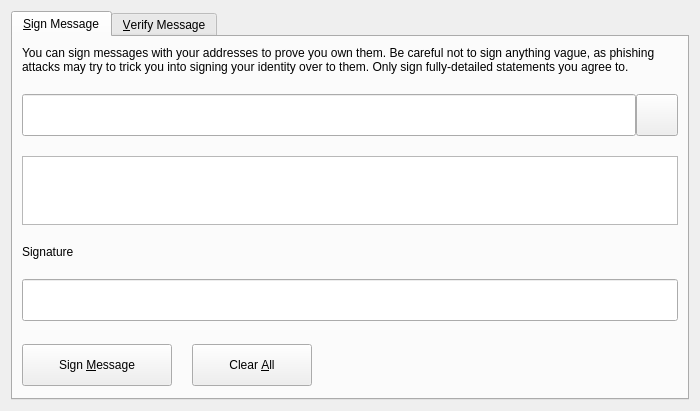
<?xml version="1.0" encoding="UTF-8"?>
<ui version="4.0">
 <class>SignVerifyMessageDialog</class>
 <widget class="QDialog" name="SignVerifyMessageDialog">
  <property name="geometry">
   <rect>
    <x>0</x>
    <y>0</y>
    <width>700</width>
    <height>411</height>
   </rect>
  </property>
  <property name="windowTitle">
   <string>Signatures - Sign / Verify a Message</string>
  </property>
  <property name="modal">
   <bool>true</bool>
  </property>
  <layout class="QVBoxLayout" name="verticalLayout">
   <item>
    <widget class="QTabWidget" name="tabWidget">
     <property name="currentIndex">
      <number>0</number>
     </property>
     <widget class="QWidget" name="tabSignMessage">
      <attribute name="title">
       <string>&amp;Sign Message</string>
      </attribute>
      <layout class="QVBoxLayout" name="verticalLayout_SM">
       <property name="spacing">
        <number>20</number>
       </property>
       <item>
        <widget class="QLabel" name="infoLabel_SM">
         <property name="text">
          <string>You can sign messages with your addresses to prove you own them. Be careful not to sign anything vague, as phishing attacks may try to trick you into signing your identity over to them. Only sign fully-detailed statements you agree to.</string>
         </property>
         <property name="textFormat">
          <enum>Qt::PlainText</enum>
         </property>
         <property name="wordWrap">
          <bool>true</bool>
         </property>
        </widget>
       </item>
       <item>
        <layout class="QHBoxLayout" name="horizontalLayout_1_SM">
         <property name="spacing">
          <number>0</number>
         </property>
         <item>
          <widget class="QValidatedLineEdit" name="addressIn_SM">
           <property name="minimumSize">
            <size>
             <width>0</width>
             <height>42</height>
            </size>
           </property>
           <property name="toolTip">
            <string>The OneWorld address to sign the message with</string>
           </property>
          </widget>
         </item>
         <item>
          <widget class="QPushButton" name="addressBookButton_SM">
           <property name="minimumSize">
            <size>
             <width>42</width>
             <height>42</height>
            </size>
           </property>
           <property name="toolTip">
            <string>Choose previously used address</string>
           </property>
           <property name="text">
            <string/>
           </property>
           <property name="icon">
            <iconset resource="../oneworld.qrc">
             <normaloff>:/icons/search</normaloff>:/icons/search</iconset>
           </property>
           <property name="iconSize">
            <size>
             <width>20</width>
             <height>20</height>
            </size>
           </property>
           <property name="shortcut">
            <string>Alt+A</string>
           </property>
           <property name="autoDefault">
            <bool>false</bool>
           </property>
          </widget>
         </item>
         <item>
          <widget class="QPushButton" name="pasteButton_SM">
           <property name="maximumSize">
            <size>
             <width>0</width>
             <height>16777215</height>
            </size>
           </property>
           <property name="toolTip">
            <string>Paste address from clipboard</string>
           </property>
           <property name="text">
            <string/>
           </property>
           <property name="icon">
            <iconset resource="../oneworld.qrc">
             <normaloff>:/icons/editpaste</normaloff>:/icons/editpaste</iconset>
           </property>
           <property name="shortcut">
            <string>Alt+P</string>
           </property>
           <property name="autoDefault">
            <bool>false</bool>
           </property>
          </widget>
         </item>
        </layout>
       </item>
       <item>
        <widget class="QPlainTextEdit" name="messageIn_SM">
         <property name="toolTip">
          <string>Enter the message you want to sign here</string>
         </property>
        </widget>
       </item>
       <item>
        <widget class="QLabel" name="signatureLabel_SM">
         <property name="text">
          <string>Signature</string>
         </property>
         <property name="textFormat">
          <enum>Qt::PlainText</enum>
         </property>
        </widget>
       </item>
       <item>
        <layout class="QHBoxLayout" name="horizontalLayout_2_SM">
         <property name="spacing">
          <number>0</number>
         </property>
         <item>
          <widget class="QLineEdit" name="signatureOut_SM">
           <property name="minimumSize">
            <size>
             <width>0</width>
             <height>42</height>
            </size>
           </property>
           <property name="font">
            <font>
             <italic>true</italic>
            </font>
           </property>
           <property name="readOnly">
            <bool>true</bool>
           </property>
          </widget>
         </item>
         <item>
          <widget class="QPushButton" name="copySignatureButton_SM">
           <property name="maximumSize">
            <size>
             <width>0</width>
             <height>16777215</height>
            </size>
           </property>
           <property name="toolTip">
            <string>Copy the current signature to the system clipboard</string>
           </property>
           <property name="text">
            <string/>
           </property>
           <property name="icon">
            <iconset resource="../oneworld.qrc">
             <normaloff>:/icons/editcopy</normaloff>:/icons/editcopy</iconset>
           </property>
           <property name="autoDefault">
            <bool>false</bool>
           </property>
          </widget>
         </item>
        </layout>
       </item>
       <item>
        <layout class="QHBoxLayout" name="horizontalLayout_3_SM">
         <property name="spacing">
          <number>20</number>
         </property>
         <item>
          <widget class="QPushButton" name="signMessageButton_SM">
           <property name="minimumSize">
            <size>
             <width>150</width>
             <height>42</height>
            </size>
           </property>
           <property name="toolTip">
            <string>Sign the message to prove you own this OneWorld address</string>
           </property>
           <property name="text">
            <string>Sign &amp;Message</string>
           </property>
           <property name="autoDefault">
            <bool>false</bool>
           </property>
          </widget>
         </item>
         <item>
          <widget class="QPushButton" name="clearButton_SM">
           <property name="minimumSize">
            <size>
             <width>120</width>
             <height>42</height>
            </size>
           </property>
           <property name="toolTip">
            <string>Reset all sign message fields</string>
           </property>
           <property name="text">
            <string>Clear &amp;All</string>
           </property>
           <property name="autoDefault">
            <bool>false</bool>
           </property>
          </widget>
         </item>
         <item>
          <spacer name="horizontalSpacer_1_SM">
           <property name="orientation">
            <enum>Qt::Horizontal</enum>
           </property>
           <property name="sizeHint" stdset="0">
            <size>
             <width>40</width>
             <height>48</height>
            </size>
           </property>
          </spacer>
         </item>
         <item>
          <widget class="QLabel" name="statusLabel_SM">
           <property name="font">
            <font>
             <weight>75</weight>
             <bold>true</bold>
            </font>
           </property>
           <property name="text">
            <string/>
           </property>
           <property name="wordWrap">
            <bool>true</bool>
           </property>
          </widget>
         </item>
         <item>
          <spacer name="horizontalSpacer_2_SM">
           <property name="orientation">
            <enum>Qt::Horizontal</enum>
           </property>
           <property name="sizeHint" stdset="0">
            <size>
             <width>40</width>
             <height>48</height>
            </size>
           </property>
          </spacer>
         </item>
        </layout>
       </item>
      </layout>
     </widget>
     <widget class="QWidget" name="tabVerifyMessage">
      <attribute name="title">
       <string>&amp;Verify Message</string>
      </attribute>
      <layout class="QVBoxLayout" name="verticalLayout_VM">
       <property name="spacing">
        <number>20</number>
       </property>
       <item>
        <widget class="QLabel" name="infoLabel_VM">
         <property name="text">
          <string>Enter the signing address, message (ensure you copy line breaks, spaces, tabs, etc. exactly) and signature below to verify the message. Be careful not to read more into the signature than what is in the signed message itself, to avoid being tricked by a man-in-the-middle attack.</string>
         </property>
         <property name="textFormat">
          <enum>Qt::PlainText</enum>
         </property>
         <property name="alignment">
          <set>Qt::AlignLeading|Qt::AlignLeft|Qt::AlignTop</set>
         </property>
         <property name="wordWrap">
          <bool>true</bool>
         </property>
        </widget>
       </item>
       <item>
        <layout class="QHBoxLayout" name="horizontalLayout_1_VM">
         <property name="spacing">
          <number>0</number>
         </property>
         <item>
          <widget class="QValidatedLineEdit" name="addressIn_VM">
           <property name="minimumSize">
            <size>
             <width>0</width>
             <height>42</height>
            </size>
           </property>
           <property name="toolTip">
            <string>The OneWorld address the message was signed with</string>
           </property>
          </widget>
         </item>
         <item>
          <widget class="QPushButton" name="addressBookButton_VM">
           <property name="minimumSize">
            <size>
             <width>42</width>
             <height>42</height>
            </size>
           </property>
           <property name="toolTip">
            <string>Choose previously used address</string>
           </property>
           <property name="text">
            <string/>
           </property>
           <property name="icon">
            <iconset resource="../oneworld.qrc">
             <normaloff>:/icons/search</normaloff>:/icons/search</iconset>
           </property>
           <property name="iconSize">
            <size>
             <width>20</width>
             <height>20</height>
            </size>
           </property>
           <property name="shortcut">
            <string>Alt+A</string>
           </property>
           <property name="autoDefault">
            <bool>false</bool>
           </property>
          </widget>
         </item>
        </layout>
       </item>
       <item>
        <widget class="QPlainTextEdit" name="messageIn_VM"/>
       </item>
       <item>
        <widget class="QValidatedLineEdit" name="signatureIn_VM">
         <property name="minimumSize">
          <size>
           <width>0</width>
           <height>42</height>
          </size>
         </property>
        </widget>
       </item>
       <item>
        <layout class="QHBoxLayout" name="horizontalLayout_2_VM">
         <property name="spacing">
          <number>20</number>
         </property>
         <item>
          <widget class="QPushButton" name="verifyMessageButton_VM">
           <property name="minimumSize">
            <size>
             <width>150</width>
             <height>42</height>
            </size>
           </property>
           <property name="toolTip">
            <string>Verify the message to ensure it was signed with the specified OneWorld address</string>
           </property>
           <property name="text">
            <string>Verify &amp;Message</string>
           </property>
           <property name="autoDefault">
            <bool>false</bool>
           </property>
          </widget>
         </item>
         <item>
          <widget class="QPushButton" name="clearButton_VM">
           <property name="minimumSize">
            <size>
             <width>120</width>
             <height>42</height>
            </size>
           </property>
           <property name="toolTip">
            <string>Reset all verify message fields</string>
           </property>
           <property name="text">
            <string>Clear &amp;All</string>
           </property>
           <property name="autoDefault">
            <bool>false</bool>
           </property>
          </widget>
         </item>
         <item>
          <spacer name="horizontalSpacer_1_VM">
           <property name="orientation">
            <enum>Qt::Horizontal</enum>
           </property>
           <property name="sizeHint" stdset="0">
            <size>
             <width>40</width>
             <height>48</height>
            </size>
           </property>
          </spacer>
         </item>
         <item>
          <widget class="QLabel" name="statusLabel_VM">
           <property name="font">
            <font>
             <weight>75</weight>
             <bold>true</bold>
            </font>
           </property>
           <property name="text">
            <string/>
           </property>
           <property name="wordWrap">
            <bool>true</bool>
           </property>
          </widget>
         </item>
         <item>
          <spacer name="horizontalSpacer_2_VM">
           <property name="orientation">
            <enum>Qt::Horizontal</enum>
           </property>
           <property name="sizeHint" stdset="0">
            <size>
             <width>40</width>
             <height>48</height>
            </size>
           </property>
          </spacer>
         </item>
        </layout>
       </item>
      </layout>
     </widget>
    </widget>
   </item>
  </layout>
 </widget>
 <customwidgets>
  <customwidget>
   <class>QValidatedLineEdit</class>
   <extends>QLineEdit</extends>
   <header>qvalidatedlineedit.h</header>
  </customwidget>
 </customwidgets>
 <resources>
  <include location="../oneworld.qrc"/>
 </resources>
 <connections/>
</ui>
